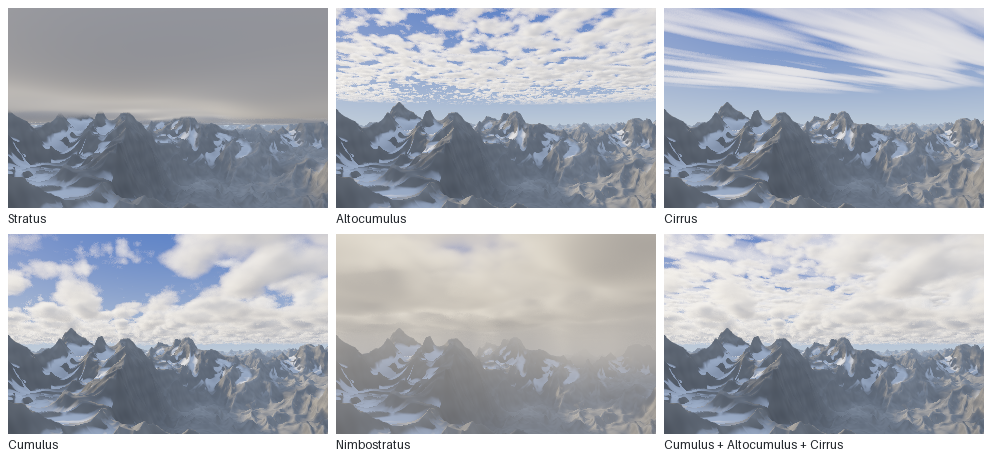

This figure's Python source:
#!/usr/bin/env python3
"""The cloud-type contact sheet for docs/techniques.html (fractal_clouds#14).

    python3 docs/techniques/cloud_types.py            # from the repo root
    python3 docs/techniques/cloud_types.py --compose  # paste only; skip the renders

Renders each panel of docs/techniques/cloud_types.ps with scripts/render.sh
(into renders/cloud_types/), one after another, then pastes them with their
labels into docs/techniques/cloud_types.png. Needs Pillow. Set RES=0.5 for
a quick half-size check, DPI for a bigger sheet.
"""
import os
import subprocess
import sys

from PIL import Image, ImageDraw, ImageFont

ROOT = os.path.dirname(os.path.dirname(os.path.dirname(os.path.abspath(__file__))))
OUT = os.path.join(ROOT, "renders", "cloud_types")
PANELS = ["Stratus", "Altocumulus", "Cirrus", "Cumulus", "Nimbostratus", "Cumulus + Altocumulus + Cirrus"]
COLS = 3
GUTTER = 8
LABEL = 18


def render(i):
    args = [os.path.join(ROOT, "scripts", "render.sh"), "-D", f"Panel={i}"]
    if os.environ.get("RES"):
        args += ["-D", f"Res={os.environ['RES']}"]
    args.append("docs/techniques/cloud_types.ps")
    env = dict(os.environ, OUT=OUT)
    subprocess.run(args, cwd=ROOT, env=env, check=True)
    os.replace(os.path.join(OUT, "cloud_types.png"), os.path.join(OUT, f"panel{i}.png"))
    os.replace(os.path.join(OUT, "cloud_types.log"), os.path.join(OUT, f"panel{i}.log"))


def compose():
    panels = [Image.open(os.path.join(OUT, f"panel{i}.png")).convert("RGB") for i in range(len(PANELS))]
    w, h = panels[0].size
    rows = (len(panels) + COLS - 1) // COLS
    sheet = Image.new("RGB", (COLS * w + (COLS + 1) * GUTTER, rows * (h + LABEL + GUTTER) + GUTTER), "white")
    draw = ImageDraw.Draw(sheet)
    try:
        font = ImageFont.load_default(size=12)
    except TypeError:                      # Pillow < 10.1
        font = ImageFont.load_default()
    for i, (im, label) in enumerate(zip(panels, PANELS)):
        x = GUTTER + (i % COLS) * (w + GUTTER)
        y = GUTTER + (i // COLS) * (h + LABEL + GUTTER)
        sheet.paste(im, (x, y))
        draw.text((x, y + h + 3), label, fill="#22262b", font=font)
    path = os.path.join(ROOT, "docs", "techniques", "cloud_types.png")
    sheet.save(path, optimize=True)
    print("wrote", os.path.relpath(path, ROOT))


if __name__ == "__main__":
    os.makedirs(OUT, exist_ok=True)
    if "--compose" not in sys.argv:
        for i in range(len(PANELS)):
            render(i)
    compose()
